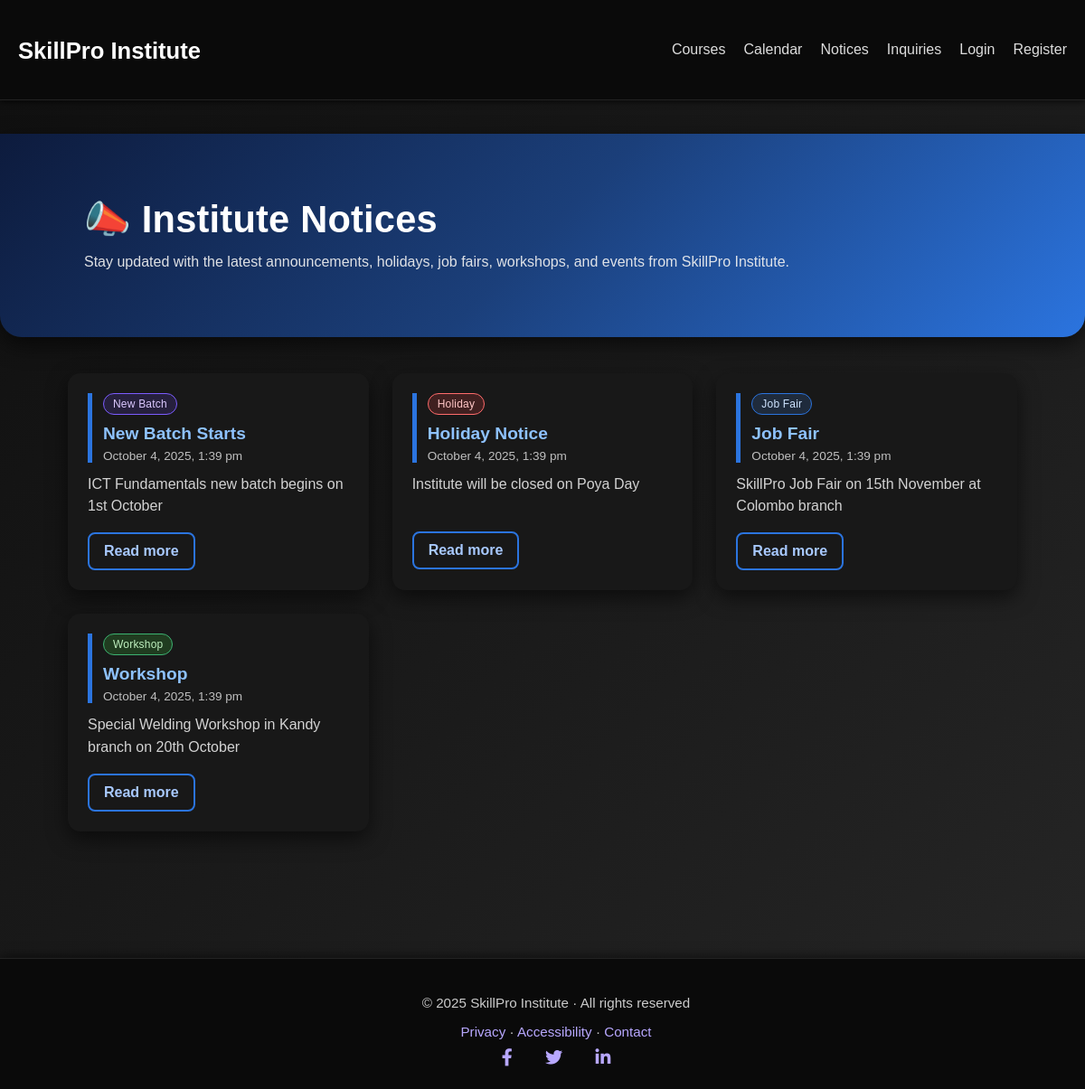
The page /notices.php on the database its author committed.
### tables this page shows
CREATE TABLE notices (
  id INT AUTO_INCREMENT PRIMARY KEY,
  title VARCHAR(200),
  content TEXT,
  publish_at TIMESTAMP DEFAULT CURRENT_TIMESTAMP
);

### notices.php (the view, shortened to what this page needs)
<?php
require __DIR__ . '/config/db.php';
require __DIR__ . '/partials/header.php';
$notices = $pdo->query("SELECT * FROM notices ORDER BY publish_at DESC")
               ->fetchAll(PDO::FETCH_ASSOC);
function notice_type_and_class(string $title): array {
    $t = strtolower($title);
    if (str_contains($t, 'holiday'))   return ['Holiday',   'badge-holiday'];
    if (str_contains($t, 'workshop'))  return ['Workshop',  'badge-workshop'];
    if (str_contains($t, 'job'))       return ['Job Fair',  'badge-job'];
    if (str_contains($t, 'batch'))     return ['New Batch', 'badge-batch'];
    return ['Notice', 'badge-default'];
}
?>
<link rel="stylesheet" href="assets/css/notices.css?v=<?= time(); ?>">
<section class="notices-hero">
  <div class="container">
    <h1>📣 Institute Notices</h1>
    <p>Stay updated with the latest announcements, holidays, job fairs, workshops, and events from SkillPro Institute.</p>
  </div>
</section>
<section class="notices-section">
  <div class="container">
    <?php if (!empty($notices)): ?>
      <div class="notices-grid">
        <?php foreach ($notices as $n): ?>
          <?php
            $message = $n['content'] ?? $n['body'] ?? '';
            $snippet = trim($message) !== '' ? mb_strimwidth(strip_tags($message), 0, 160, '…', 'UTF-8') : '—';
            [$typeLabel, $typeClass] = notice_type_and_class($n['title'] ?? '');
          ?>
          <article class="notice-card">
            <div class="notice-card__head">
              <span class="badge <?= $typeClass; ?>"><?= htmlspecialchars($typeLabel); ?></span>
              <h3><?= htmlspecialchars($n['title']); ?></h3>
              <time class="date"><?= date("F j, Y, g:i a", strtotime($n['publish_at'])); ?></time>
            </div>
            <p class="message"><?= htmlspecialchars($snippet); ?></p>
            <a class="btn-secondary" href="#">Read more</a>
          </article>
        <?php endforeach; ?>
      </div>
    <?php endif; ?>
  </div>
</section>
<?php require __DIR__ . '/partials/footer.php'; ?>

### assets/css/theme.css (style rules this page uses)
html, body { background-color: #0a0a0a !important; color: #f0f0f0; font-family: "Poppins", Arial, sans-serif; margin: 0; padding: 0; min-height: 100vh; }
main, .container { background: transparent !important; color: #f0f0f0; margin-top: 90px; }
h1, h2, h3, h4 { color: #fff; }
a { color: #4e9eff; text-decoration: none; transition: color 0.3s ease, text-shadow 0.3s ease; }
.container { width: 90%; max-width: 1200px; margin: 0 auto; padding: 0 15px; box-sizing: border-box; }
:root { --header-h: 78px; }
body { padding-top: var(--header-h); }
main, .container { margin-top: 0 !important; }

### assets/css/notices.css (style rules this page uses)
body { background: linear-gradient(135deg, #0f0f0f, #1a1a1a, #262626); color: #eee; font-family: Arial, sans-serif; }
.container { width: 90%; max-width: 1200px; margin: 0 auto; }
.notices-hero { background: linear-gradient(135deg, #0d1b3d, #1b3f7a, #2b74df); color: #fff; padding: 70px 20px; border-radius: 0 0 24px 24px; box-shadow: 0 8px 24px rgba(0,0,0,.6); }
.notices-hero h1 { margin: 0 0 10px; font-size: 2.6rem; font-weight: 800; letter-spacing: .2px; }
.notices-hero p { margin: 0; opacity: .92; max-width: 800px; line-height: 1.6; }
.notices-section { padding: 40px 0 60px; }
.notices-grid { display: grid; grid-template-columns: repeat(auto-fit, minmax(280px, 1fr)); gap: 26px; }
.notice-card { background: #181818; border-radius: 14px; padding: 22px; box-shadow: 0 8px 22px rgba(0,0,0,.55); transition: transform .28s ease, box-shadow .28s ease, background .28s ease; }
.notice-card__head { border-left: 5px solid #2b74df; padding-left: 12px; margin-bottom: 12px; }
.notice-card h3 { margin: 4px 0 6px; font-size: 1.2rem; color: #8ec2ff; }
.notice-card .date { display: block; font-size: .85rem; color: #bfbfbf; }
.notice-card .message { margin: 10px 0 16px; color: #d3d3d3; line-height: 1.55; min-height: 48px; }
.badge { display: inline-block; font-size: .75rem; padding: 4px 10px; border-radius: 999px; margin-bottom: 6px; border: 1px solid transparent; letter-spacing: .2px; }
.badge-holiday { background:#402020; color:#ffc7c7; border-color:#ff6b6b; }
.badge-workshop { background:#203c20; color:#bff0bf; border-color:#3cb371; }
.badge-job { background:#1f2b3c; color:#cfe4ff; border-color:#2b74df; }
.badge-batch { background:#26203d; color:#dbc8ff; border-color:#7c5cff; }
.btn-secondary { display: inline-block; padding: 10px 16px; border-radius: 8px; border: 2px solid #2b74df; color: #a8c9ff; text-decoration: none; font-weight: 700; transition: background .25s ease, color .25s ease, transform .2s ease; }

### rows shown on the page
notices: typeLabel "New Batch", title "New Batch Starts", publish_at "October 4, 2025, 1:39 pm", content "ICT Fundamentals new batch begins on 1st October"
notices: typeLabel "Holiday", title "Holiday Notice", publish_at "October 4, 2025, 1:39 pm", content "Institute will be closed on Poya Day"
notices: typeLabel "Job Fair", title "Job Fair", publish_at "October 4, 2025, 1:39 pm", content "SkillPro Job Fair on 15th November at Colombo branch"
notices: typeLabel "Workshop", title "Workshop", publish_at "October 4, 2025, 1:39 pm", content "Special Welding Workshop in Kandy branch on 20th October"
